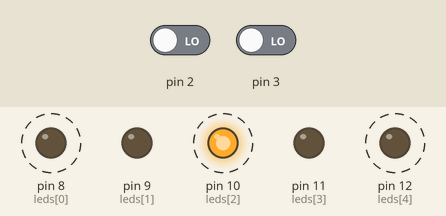
This sketch was run on a simulated Arduino Uno, built with avr-gcc and run on an emulated ATmega328P. On the bench: output pins drawn as LEDs (lit = HIGH). Dashed ring = blinking. Inputs (shaded band) come from the test bench; at power-on: pin 3 LOW, pin 2 LOW.

Above: at 1.25 s.
1.3 s: pin 3 driven HIGH
At 2.4 s:
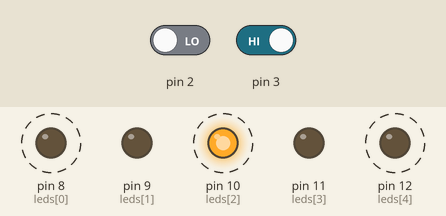
4.3 s: pin 2 driven HIGH
At 4.75 s:
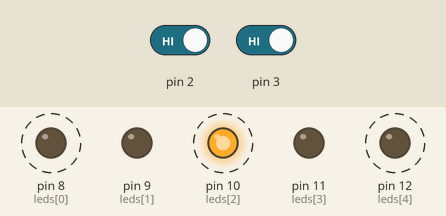
Timing chart, 0 to 13.3 s (numbered marks = the images above; inputs shaded):
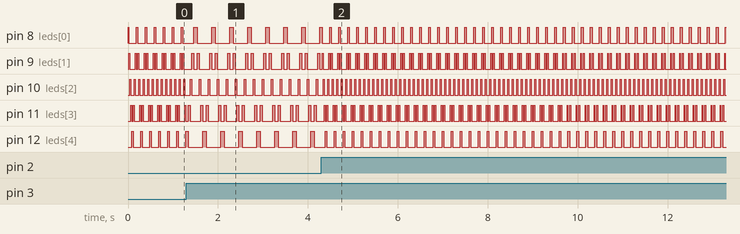

Measured:
- after the input at 1.3 s, pin 8 (leds[0]): alternates HIGH for 0.08 s and LOW for 0.32 s, starting after 0.16 s; pin 10 (leds[2]): alternates HIGH for 0.04 s and LOW for 0.16 s, starting after 0.08 s; pin 12 (leds[4]): alternates HIGH for 0.08 s and LOW for 0.32 s, starting after 0.36 s
- after the input at 4.3 s, pin 8 (leds[0]): alternates HIGH for 0.04 s and LOW for 0.16 s, starting after 0.18 s; pin 10 (leds[2]): alternates HIGH for 0.02 s and LOW for 0.08 s, starting at once; pin 12 (leds[4]): alternates HIGH for 0.04 s and LOW for 0.16 s, starting after 0.08 s
- by itself, pin 8 (leds[0]), pin 12 (leds[4]): alternates HIGH for 0.04 s and LOW for 0.16 s
- by itself, pin 9 (leds[1]): repeats every 0.20 s: LOW 0.12 s, HIGH 0.02 s, LOW 0.04 s, HIGH 0.02 s
- by itself, pin 10 (leds[2]): alternates HIGH for 0.02 s and LOW for 0.08 s
- by itself, pin 11 (leds[3]): repeats every 0.20 s: LOW 0.04 s, HIGH 0.02 s, LOW 0.12 s, HIGH 0.02 s

The sketch:

Interruptions.ino
```cpp
// global variable for speed
volatile int speed = 20;
// Constant values for maximun , minimu speed the increase
const int maximun = 1000;
const int minimun = 20;
const int increase = 20;

// Array con los números de los pines donde están conectados
// los LEDs de las luces del coche fantástico
int leds[5] = {8, 9, 10, 11, 12};

void setup() {
  Serial.begin(9600);
  while(!Serial){

  }
  // set all led pins to output and low
  for (int i = 0; i < 5; i++)
  {
    pinMode(leds[i], OUTPUT);
    digitalWrite(leds[i], LOW);
  }

  // set the initial speed to minimun value
  speed = minimun;

  // attach the interrup
  attachInterrupt(digitalPinToInterrupt(2), speedDecrease, RISING);
  attachInterrupt(digitalPinToInterrupt(3), speedIncrease, RISING);

}

void loop() {
  // go through all the elements in the array setting to high one pin and setting to low the one before
  for (int i = 0; i < 5; i++)
  {
    if (i > 0)
    {
      // set to low the pin before the one we are
      digitalWrite(leds[i - 1], LOW);
    }

    // set to high the actual pin
    digitalWrite(leds[i], HIGH);

    // delay the time set by the speed
    delay(speed);
  }

  // set to low the last high pin
  digitalWrite(leds[4], LOW);

   // go through all the elements backwards setting to high one pin and setting to low the one before
  for (int i = 4; i >= 0; i--)
  {
    // En el primer caso como ya está apagado el LED no hacemos nada
    // Cuidado que nos salimos del rango del array 4+1=5 no existe este elemento
    if (i < 4)
    {
      // set to low the pin before the one we are
      digitalWrite(leds[i + 1], LOW);
    }
    // set to high the actual pin
    digitalWrite(leds[i], HIGH);

    // delay the time set by the speed
    delay(speed);
  }

  // set to low the last high pin
  digitalWrite(leds[0], LOW);

}

// ISR pin 2, decrease the speed
void speedDecrease()
{
  speed = speed - increase;

  // if the value is lower than the minimun speed, set speed to the minimun value
  if (speed < minimun)
  {
    speed = minimun;
  }
}

// ISR pin 3, increase the speed
void speedIncrease()
{

  speed = speed + increase;

  // if the value is greater than the maximun speed, set speed to the maximun value
  if (speed > maximun)
  {
    speed = maximun;
  }
}
```
